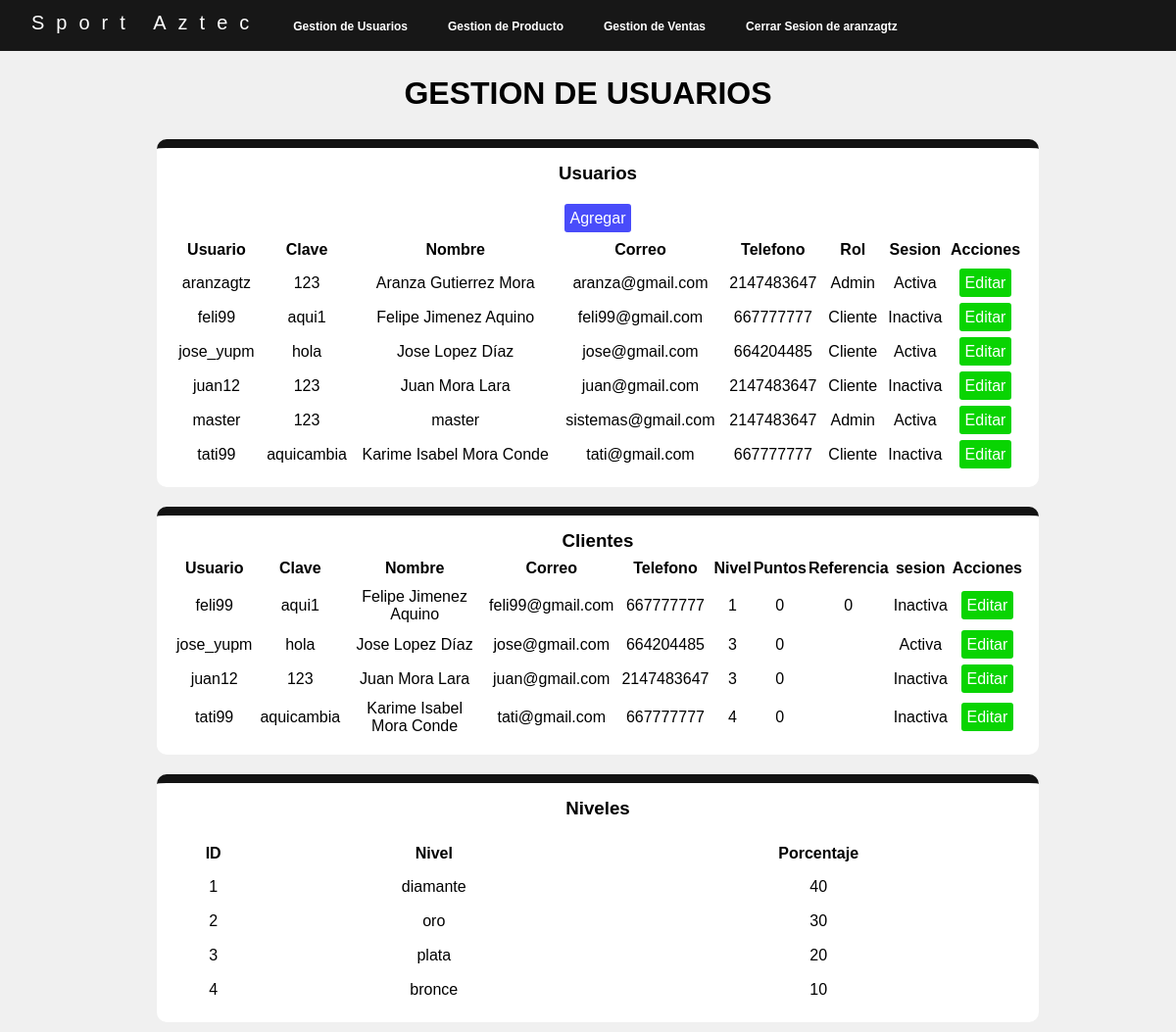
Page /gestion_usuarios.php (signed in) on the committed database.
### tables this page shows
CREATE TABLE `usuarios` (
  `idusuario` varchar(15) NOT NULL,
  `contrasena` varchar(12) DEFAULT NULL,
  `Nombre` varchar(50) DEFAULT NULL,
  `correo` varchar(50) DEFAULT NULL,
  `telefono` int(11) DEFAULT NULL,
  `rol` varchar(20) DEFAULT NULL,
  `sesion` varchar(15) DEFAULT NULL
);

CREATE TABLE `clientes` (
  `idcliente` int(11) NOT NULL,
  `idusuario` varchar(15) NOT NULL,
  `contrasena` varchar(12) NOT NULL,
  `Nombre` varchar(80) NOT NULL,
  `correo` varchar(50) NOT NULL,
  `telefono` int(15) NOT NULL,
  `idnivel` int(11) NOT NULL,
  `puntos` int(11) NOT NULL,
  `referencia` int(11) DEFAULT NULL,
  `sesion` varchar(15) NOT NULL
);

CREATE TABLE `nivel` (
  `idnivel` int(11) NOT NULL,
  `nivel` varchar(15) DEFAULT NULL,
  `porcentaje` int(11) DEFAULT NULL
);

### gestion_usuarios.php (the view, shortened to what this page needs)
<?php
include("menu_admin.php");
?>
    <main class="main">
        <h1>GESTION DE USUARIOS</h1><br>
          <section class="divi" >
            <h3>Usuarios</h3><br/>
            <table>
                <tr>
                    <th colspan="8"><a class="agregar" href="pre_registro_admin.php">Agregar</a></th>
                </tr>
                <tr>
                    <th>Usuario</th>
                    <th>Clave</th>
                    <th>Nombre</th>
                    <th>Correo</th>
                    <th>Telefono</th>
                    <th>Rol</th>
                    <th>Sesion</th>
                    <th colspan="1">Acciones</th>
                </tr>
                <?php
                    $consulta = "select*from usuarios";
                    $resultado = mysqli_query($conexion, $consulta);
                    while ($fila = mysqli_fetch_array($resultado)) {
                        $id = $fila['idusuario'];
                        $contrasena = $fila['contrasena'];
                        $nombre = $fila['Nombre'];
                        $correo = $fila['correo'];
                        $telefono = $fila['telefono'];
                        $rol = $fila['rol'];
                        $sesion = $fila['sesion'];
                ?>
                <tr>
                    <td>
                        <?php echo $id; ?>
                    </td>
                    <td>
                        <?php echo $contrasena; ?>
                    </td>
                    <td>
                        <?php echo $nombre; ?>
                    </td>
                    <td>
                        <?php echo $correo; ?>
                    </td>
                    <td>
                        <?php echo $telefono; ?>
                    </td>
                    <td>
                        <?php echo $rol; ?>
                    </td>
                    <td>
                        <?php echo $sesion; ?>
                    </td>
                    <td>
                        <a
                        class="modificar"
                        href="gestion_usuarios.php?
                        v1=<?php echo $id;?>&
                        v2=<?php echo $contrasena;?>&
                        v3=<?php echo $nombre;?>&
                        v4=<?php echo $correo;?>&
                        v5=<?php echo $telefono;?>&
                        v6=<?php echo $rol;?>&
                        v7=<?php echo $sesion;?>">Editar</a>
                    </td>
                </tr>
                <?php } ?>
            </table>
        </section>
        <section class="divi">
            <h3>Clientes</h3>
            <table>
                <tr>
                    <th>Usuario</th>
                    <th>Clave</th>
                    <th>Nombre</th>
                    <th>Correo</th>
                    <th>Telefono</th>
                    <th>Nivel</th>
                    <th>Puntos</th>
                    <th>Referencia</th>
                    <th>sesion</th>
                    <th colspan="1">Acciones</th>
                </tr>
                <?php
                    $consulta = "select*from clientes";
                    $resultado = mysqli_query($conexion, $consulta);
                    while ($fila = mysqli_fetch_array($resultado)) {
                        $usuario = $fila['idusuario'];
                        $contrasena = $fila['contrasena'];
                        $nombre = $fila['Nombre'];
                        $correo = $fila['correo'];
                        $telefono = $fila['telefono'];
                        $idnivel = $fila['idnivel'];
                        $puntos = $fila['puntos'];
                        $referencia = $fila['referencia'];
                        $sesion = $fila['sesion'];
                ?>
                <tr>
                    <td>
                        <?php echo $usuario; ?>
                    </td>
                    <td>
                        <?php echo $contrasena; ?>
                    </td>
                    <td>
                        <?php echo $nombre; ?>
                    </td>
                    <td>
                        <?php echo $correo; ?>
                    </td>
                    <td>
                        <?php echo $telefono; ?>
                    </td>
                    <td>
                        <?php echo $idnivel; ?>
                    </td>
                    <td>
                        <?php echo $puntos; ?>
                    </td>
                    <td>
                        <?php echo $referencia; ?>
                    </td>
                    <td>
                        <?php echo $sesion; ?>
                    </td>
                    <td><a class="modificar" href="gestion_usuarios.php?
                    x1=<?php echo $usuario; ?>&
                    x2=<?php echo $contrasena; ?>&
                    x3=<?php echo $nombre; ?>&
                    x4=<?php echo $correo; ?>&
                    x5=<?php echo $telefono; ?>&
                    x6=<?php echo $idnivel; ?>&
                    x7=<?php echo $puntos; ?>&
                    x8=<?php echo $referencia; ?>&
                    x9=<?php echo $sesion; ?>">Editar</a></td>
                </tr>
                <?php } ?>
            </table>
        </section>
        <section class="divi" >
        <h3>Niveles</h3><br/>
        <table class="">
                <tr class="encabezado">
                    <th>ID</th>
                    <th>Nivel</th>
                    <th>Porcentaje</th>
                </tr>
                <?php
                $consulta   = "SELECT * from nivel";
                $resultado  = mysqli_query($conexion,$consulta);
                while($fila = mysqli_fetch_array($resultado)){
                    $id_f           = $fila['idnivel'];
                    $nivel_f       = $fila['nivel'];
                    $porcentaje_f       = $fila['porcentaje'];
                ?>
                    <tr>
                        <td><?php echo $id_f; ?></td>
                        <td><?php echo $nivel_f; ?></td>
                        <td><?php echo $porcentaje_f; ?></td>
                    </tr>
                <?php } ?>
            </table>
        </section>
    </main>
</body>
</html>

### estilos-sistema.css (style rules this page uses)
* { padding: 0; margin: 0; box-sizing: border-box; }
body { background: #f0f0f0; font-family: Arial, Helvetica, sans-serif; }
.divi { border-radius: 10px; text-align: center; background-color: white; border-top: 9px solid rgba(3, 3, 3, 0.932); float:left; margin: 10px; padding: 15px; width: 100%; }
main { margin-top: 25px; margin-left: 150px; margin-right: 150px ; padding: 20px auto; text-align: center; }
table { width: 100%; }
table tr th { width: 50px auto; height: 30px; padding: 4px, 4px; font-size: 16px; size: 100; margin-left: 10px; text-align: center; }
table tr td { width: auto; height: 33px; padding: 3px; size: 50px; margin-left: 10px; }
.agregar { text-decoration: none; cursor: pointer; transition: all .4s linear; border-radius: 3px; padding: 6px; color: white; background-color: rgb(73, 76, 250); font-size: 16px; font-style: normal; font: 16px sans-serif; }
.modificar { text-decoration: none; cursor: pointer; transition: all .4s linear; border-radius: 3px; padding: 6px; color: white; background-color: rgb(9, 212, 2); font: 16px sans-serif; }

### rows in the picture
usuarios: idusuario "aranzagtz", contrasena "123", Nombre "Aranza Gutierrez Mora", correo "aranza@gmail.com", telefono "2147483647", rol "Admin", sesion "Activa"
usuarios: idusuario "feli99", contrasena "aqui1", Nombre "Felipe Jimenez Aquino", correo "feli99@gmail.com", telefono "667777777", rol "Cliente", sesion "Inactiva"
usuarios: idusuario "jose_yupm", contrasena "hola", Nombre "Jose Lopez Díaz", correo "jose@gmail.com", telefono "664204485", rol "Cliente", sesion "Activa"
usuarios: idusuario "juan12", contrasena "123", Nombre "Juan Mora Lara", correo "juan@gmail.com", telefono "2147483647", rol "Cliente", sesion "Inactiva"
usuarios: idusuario "master", contrasena "123", Nombre "master", correo "sistemas@gmail.com", telefono "2147483647", rol "Admin", sesion "Activa"
usuarios: idusuario "tati99", contrasena "aquicambia", Nombre "Karime Isabel Mora Conde", correo "tati@gmail.com", telefono "667777777", rol "Cliente", sesion "Inactiva"
clientes: idusuario "feli99", contrasena "aqui1", Nombre "Felipe Jimenez Aquino", correo "feli99@gmail.com", telefono "667777777", idnivel "1", puntos "0", referencia "0", sesion "Inactiva"
clientes: idusuario "jose_yupm", contrasena "hola", Nombre "Jose Lopez Díaz", correo "jose@gmail.com", telefono "664204485", idnivel "3", puntos "0", sesion "Activa"
clientes: idusuario "juan12", contrasena "123", Nombre "Juan Mora Lara", correo "juan@gmail.com", telefono "2147483647", idnivel "3", puntos "0", sesion "Inactiva"
clientes: idusuario "tati99", contrasena "aquicambia", Nombre "Karime Isabel Mora Conde", correo "tati@gmail.com", telefono "667777777", idnivel "4", puntos "0", sesion "Inactiva"
nivel: idnivel "1", nivel "diamante", porcentaje "40"
nivel: idnivel "2", nivel "oro", porcentaje "30"
nivel: idnivel "3", nivel "plata", porcentaje "20"
nivel: idnivel "4", nivel "bronce", porcentaje "10"

### other values in the picture
$_SESSION["usuario"] "aranzagtz"
